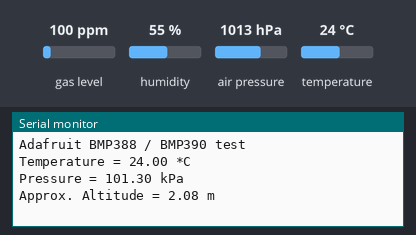
A sketch run on a simulated Arduino Uno, built with avr-gcc and run on an emulated ATmega328P. On the bench: the last lines printed to the serial monitor. Inputs (shaded band) come from the test bench; at power-on: air pressure 1013 hPa, temperature 24 °C, gas level 100 ppm, humidity 55 %.

Above: at 1.2 s.
1.3 s: air pressure set to 952 hPa
At 3.5 s:
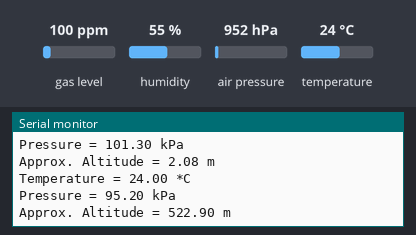
3.8 s: temperature set to 12 °C
At 4.9 s:
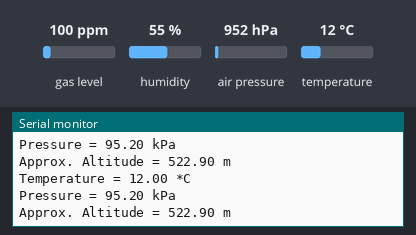
6.3 s: air pressure set to 975 hPa
At 7.4 s:
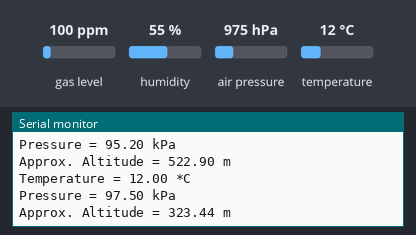
Timing chart, 0 to 9.3 s (numbered marks = the images above; inputs shaded):
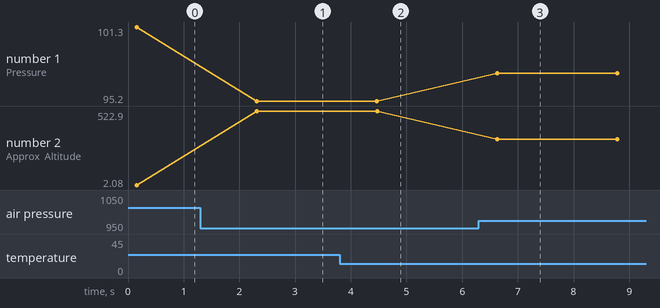

Measured:
- after the input at 1.3 s, the serial monitor: prints a new line after 1.0 s (image 1)
- after the input at 3.8 s, the serial monitor: prints a new line after 0.67 s (image 2)
- after the input at 6.3 s, the serial monitor: prints a new line after 0.33 s (image 3)
- plotted number 1: 101.3 → 95.2 after the input at 1.3 s, 95.2 → 97.5 after the input at 6.3 s
- plotted number 2: 2.08 → 522.9 after the input at 1.3 s, 522.9 → 323.44 after the input at 6.3 s

The sketch:

bmp_test.ino
```cpp
#include <Wire.h>
#include <SPI.h>
#include <Adafruit_Sensor.h>
#include "Adafruit_BMP3XX.h"

// BMP_SCK == SCL
#define BMP_SCK 18
// BMP_CS == CS
#define BMP_CS 17

#define SEALEVELPRESSURE_HPA (1013.25)

Adafruit_BMP3XX bmp;

void setup()
{
    Serial.begin(115200);
    while (!Serial)
        ;
    Serial.println("Adafruit BMP388 / BMP390 test");

    if (!bmp.begin_I2C())
    { // hardware I2C mode, can pass in address & alt Wire
        // if (! bmp.begin_SPI(BMP_CS)) {  // hardware SPI mode
        // if (! bmp.begin_SPI(BMP_CS, BMP_SCK, BMP_MISO, BMP_MOSI)) {  // software SPI mode
        Serial.println("Could not find a valid BMP3 sensor, check wiring!");
        while (1)
            ;
    }

    // Set up oversampling and filter initialization
    bmp.setTemperatureOversampling(BMP3_OVERSAMPLING_8X);
    bmp.setPressureOversampling(BMP3_OVERSAMPLING_4X);
    bmp.setIIRFilterCoeff(BMP3_IIR_FILTER_COEFF_3);
    bmp.setOutputDataRate(BMP3_ODR_50_HZ);
}

void loop()
{
    if (!bmp.performReading())
    {
        Serial.println("Failed to perform reading :(");
        return;
    }
    Serial.print("Temperature = ");
    Serial.print(bmp.temperature);
    Serial.println(" *C");

    Serial.print("Pressure = ");
    Serial.print(bmp.pressure / 1000.0); // pressure is originally in Pa, we want kPa
    Serial.println(" kPa");

    Serial.print("Approx. Altitude = ");
    Serial.print(bmp.readAltitude(SEALEVELPRESSURE_HPA));
    Serial.println(" m");

    Serial.println();
    delay(2000);
}
```
